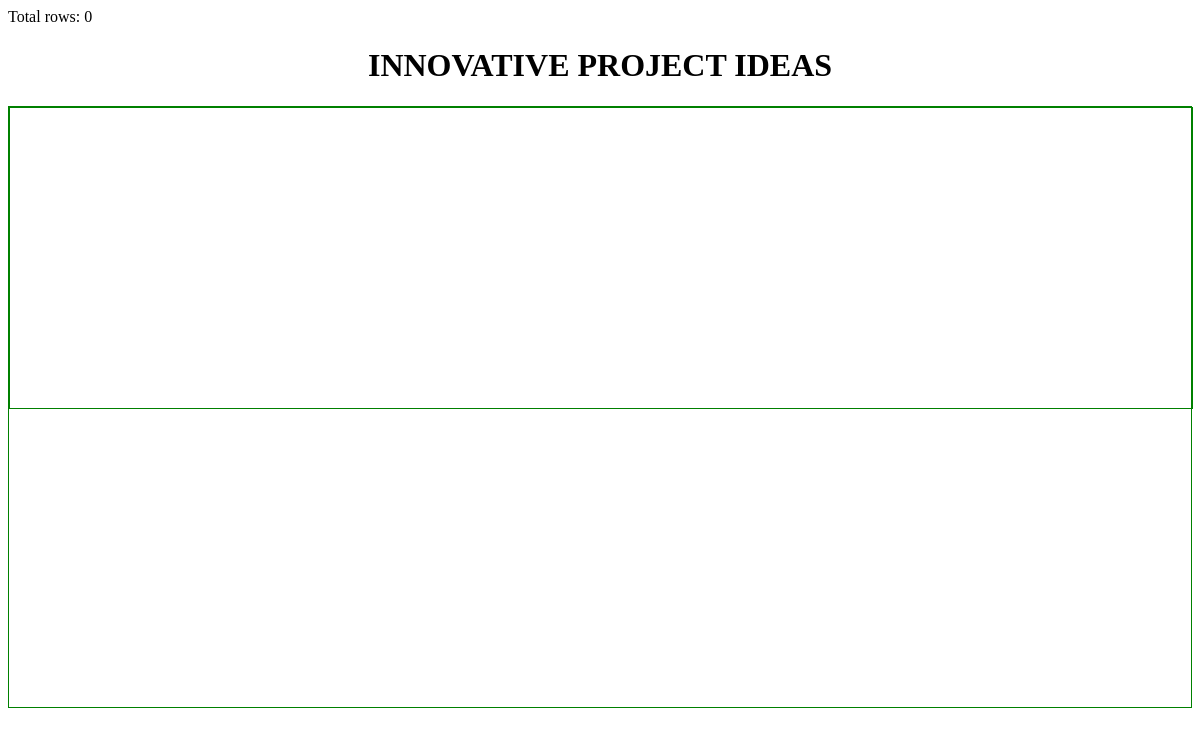
Before: /project_ideas.php with the older database file.
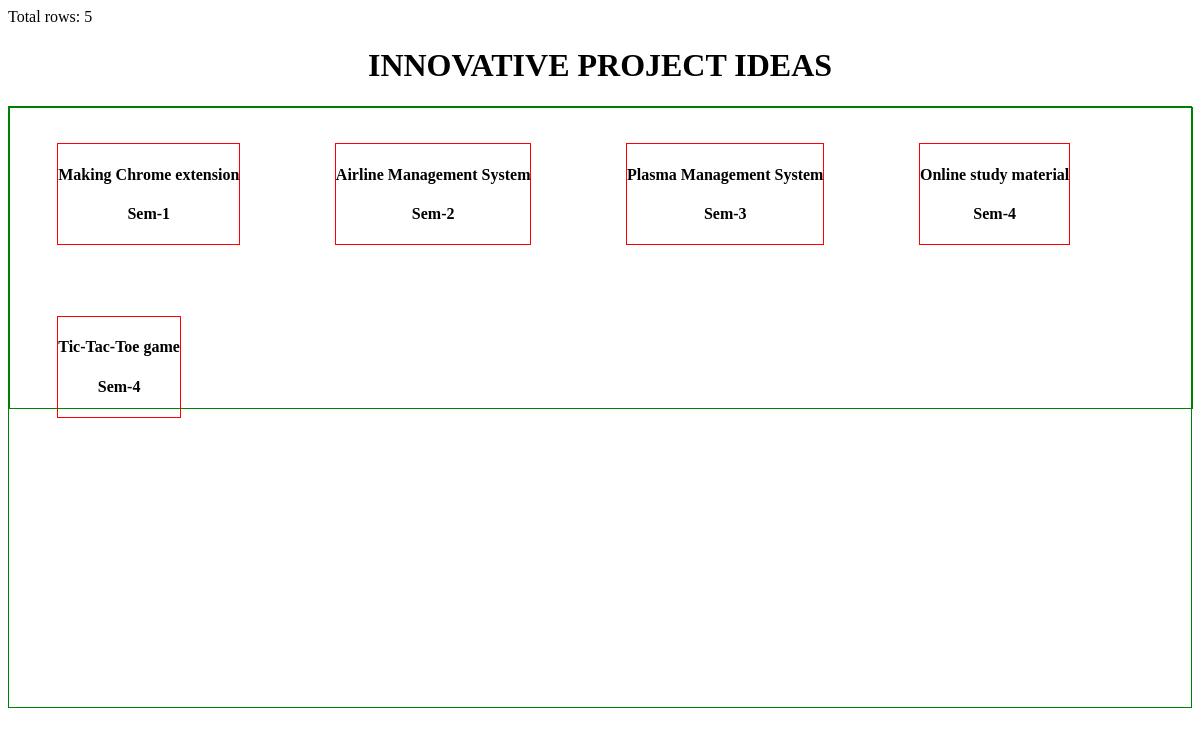
After: the same page with the newer database file.
### tables this page shows
CREATE TABLE `sem1_notes` (
  `id` int(255) NOT NULL,
  `code` varchar(255) NOT NULL,
  `title` varchar(255) DEFAULT 'NA',
  `notes_pdf` varchar(1200) DEFAULT 'NA',
  `syllabus_pdf` varchar(1200) DEFAULT 'NA',
  `books_pdf` varchar(1200) DEFAULT NULL,
  `project_name` varchar(1200) NOT NULL DEFAULT 'NA'
);

### project_ideas.php (the view, shortened to what this page needs)
<?php
include('db_conn.php');
$sql = "SELECT count(*) FROM sem1_notes WHERE project_name!='NA' order by id";
$result = $conn->query($sql);
$row = mysqli_fetch_array($result);
$total = $row[0];
echo "Total rows: ".$total;
?>
<!DOCTYPE html>
<html>
<head>
</head>
<body>
	<h1><center>INNOVATIVE PROJECT IDEAS</center></h1>
	<div class="container-fluid" style="border: 1px solid green;height: 600px;">
		<div class="row" style="border: 1px solid green;height: 50%; width: 100%;">
		<?php
			$var=1;
			$sql = "SELECT * FROM sem1_notes WHERE project_name!='NA' order by id";
			$result = $conn->query($sql);
			while($var<=$total)
			{
				while($rows=$result->fetch_assoc())
				{
					$id=$rows['id'];
					$name=$rows['project_name'];
					echo "<div class='col-md-4' style='float:left;border:1px solid red;margin: 3% 4%;'>";
					echo "<h4><center>$name</center></h4>";
					echo "<h4><center>Sem-$id</center></h4>";
					echo "</div>";
				}
				$var++;
			}
		?>
		</div>
	</div>
</body>
</html>

Changed rows visible on the page:
now on this page (row edited): sem1_notes: project_name "Making Chrome extension", id "1"
now on this page (row edited): sem1_notes: project_name "Airline Management System", id "2"
now on this page (row edited): sem1_notes: project_name "Plasma Management System", id "3"
now on this page (row edited): sem1_notes: project_name "Online study material", id "4"
now on this page (row edited): sem1_notes: project_name "Tic-Tac-Toe game", id "4"
Other visible differences:
$total: "0" → "5"
